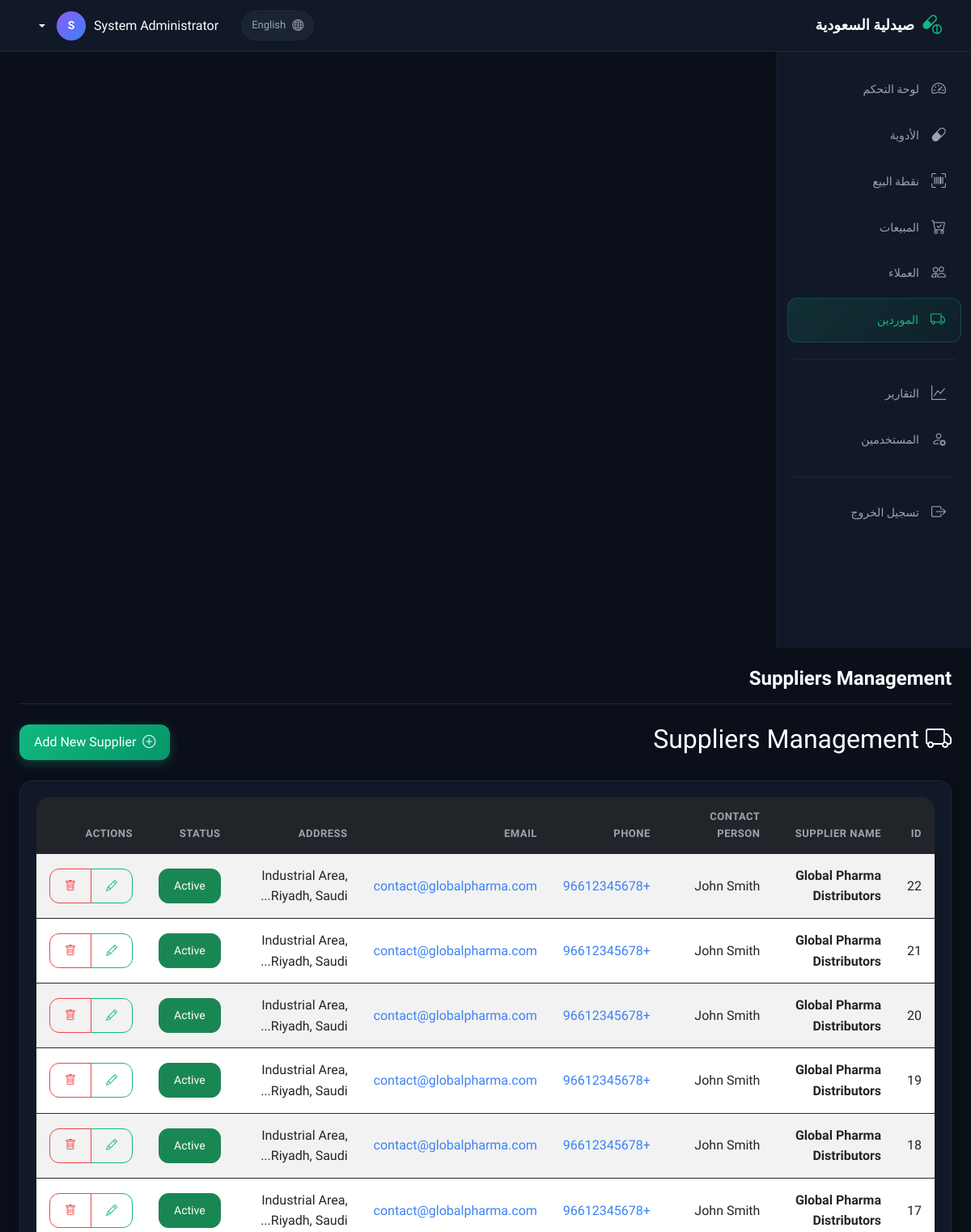
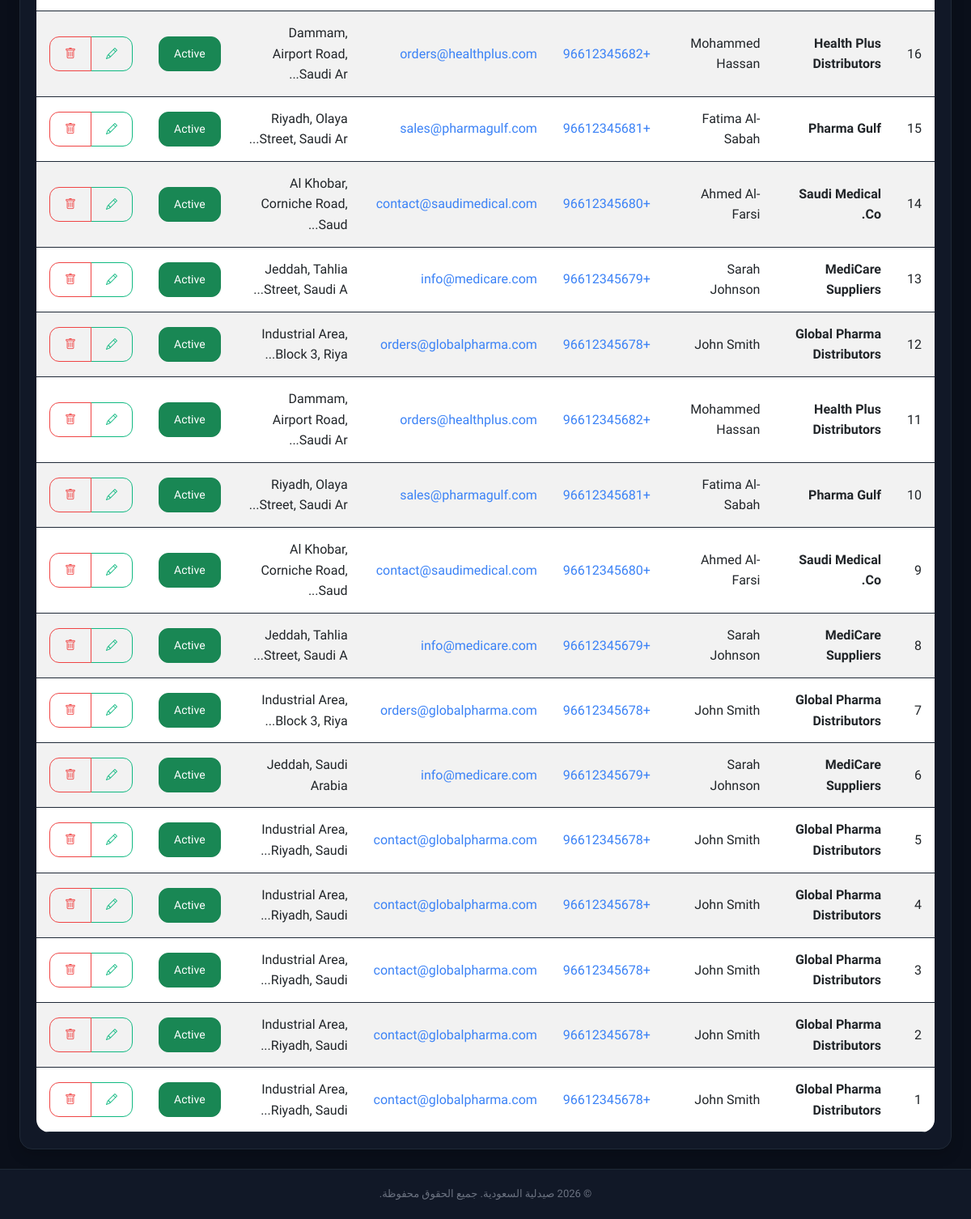
Screenshot of /modules/suppliers/index.php (signed in) with the database file from the repository (2 pictures, top to bottom).
### tables this page shows
CREATE TABLE `suppliers` (
  `supplier_id` int(11) NOT NULL,
  `supplier_name` varchar(100) NOT NULL,
  `contact_person` varchar(100) DEFAULT NULL,
  `phone` varchar(20) DEFAULT NULL,
  `email` varchar(100) DEFAULT NULL,
  `address` text DEFAULT NULL,
  `is_active` tinyint(1) DEFAULT 1,
  `created_at` timestamp NOT NULL DEFAULT current_timestamp()
);

### modules/suppliers/index.php (the view, shortened to what this page needs)
<?php
$database = new Database();
$db = $database->getConnection();
$query = "SELECT * FROM suppliers ORDER BY supplier_id DESC";
$stmt = $db->prepare($query);
$stmt->execute();
$suppliers = $stmt->fetchAll(PDO::FETCH_ASSOC);
?>
<?php include '../../includes/header.php'; ?>
<div class="d-flex justify-content-between align-items-center mb-4">
    <h2><i class="bi bi-truck"></i> Suppliers Management</h2>
    <a href="add.php" class="btn btn-primary">
        <i class="bi bi-plus-circle"></i> Add New Supplier
    </a>
</div>
<div class="card shadow">
    <div class="card-body">
        <div class="table-responsive">
            <table class="table table-striped table-hover">
                <thead class="table-dark">
                    <tr>
                        <th>ID</th>
                        <th>Supplier Name</th>
                        <th>Contact Person</th>
                        <th>Phone</th>
                        <th>Email</th>
                        <th>Address</th>
                        <th>Status</th>
                        <th>Actions</th>
                    </tr>
                </thead>
                <tbody>
                    <?php if (empty($suppliers)): ?>
                        <tr>
                            <td colspan="8" class="text-center text-muted py-4">
                                <i class="bi bi-truck display-4 d-block mb-2"></i>
                                No suppliers found. <a href="add.php">Add your first supplier</a>.
                            </td>
                        </tr>
                    <?php else: ?>
                        <?php foreach ($suppliers as $supplier): ?>
                            <tr>
                                <td><?php echo $supplier['supplier_id']; ?></td>
                                <td>
                                    <strong><?php echo $supplier['supplier_name']; ?></strong>
                                </td>
                                <td>
                                    <?php echo $supplier['contact_person'] ?: '<span class="text-muted">-</span>'; ?>
                                </td>
                                <td>
                                    <?php if ($supplier['phone']): ?>
                                        <a href="tel:<?php echo $supplier['phone']; ?>" class="text-decoration-none">
                                            <?php echo $supplier['phone']; ?>
                                        </a>
                                    <?php else: ?>
                                        <span class="text-muted">-</span>
                                    <?php endif; ?>
                                </td>
                                <td>
                                    <?php if ($supplier['email']): ?>
                                        <a href="mailto:<?php echo $supplier['email']; ?>" class="text-decoration-none">
                                            <?php echo $supplier['email']; ?>
                                        </a>
                                    <?php else: ?>
                                        <span class="text-muted">-</span>
                                    <?php endif; ?>
                                </td>
                                <td>
                                    <?php if ($supplier['address']): ?>
                                        <span title="<?php echo $supplier['address']; ?>">
                                            <?php echo strlen($supplier['address']) > 30 ?
                                                substr($supplier['address'], 0, 30) . '...' :
                                                $supplier['address']; ?>
                                        </span>
                                    <?php else: ?>
                                        <span class="text-muted">-</span>
                                    <?php endif; ?>
                                </td>
                                <td>
                                    <form method="POST" class="d-inline">
                                        <button type="submit" name="toggle_status"
                                            class="btn btn-sm <?php echo $supplier['is_active'] ? 'btn-success' : 'btn-secondary'; ?>">
                                            <?php echo $supplier['is_active'] ? 'Active' : 'Inactive'; ?>
                                        </button>
                                    </form>
                                </td>
                                <td>
                                    <div class="btn-group btn-group-sm">
                                        <a href="edit.php?id=<?php echo $supplier['supplier_id']; ?>"
                                            class="btn btn-outline-primary" title="Edit">
                                            <i class="bi bi-pencil"></i>
                                        </a>
                                        <button type="button" class="btn btn-outline-danger"
                                            data-bs-toggle="modal"
                                            data-bs-target="#deleteModal<?php echo $supplier['supplier_id']; ?>"
                                            title="Delete">
                                            <i class="bi bi-trash"></i>
                                        </button>
                                    </div>
                                </td>
                            </tr>
                        <?php endforeach; ?>
                    <?php endif; ?>
                </tbody>
            </table>
        </div>
    </div>
</div>
<?php include '../../includes/footer.php'; ?>

### assets/css/style.css (style rules this page uses)
:root { --bg-primary: #0a0f1a; --bg-secondary: #111827; --bg-tertiary: #1a2332; --bg-hover: #242d3d; --border-color: #1f2937; --border-light: #374151; --text-primary: #ffffff; --text-secondary: #9ca3af; --text-muted: #6b7280; --accent-green: #10b981; --accent-green-hover: #059669; --accent-blue: #3b82f6; --accent-yellow: #f59e0b; --accent-red: #ef4444; --accent-purple: #8b5cf6; --sidebar-width: 240px; --navbar-height: 64px; --radius-sm: 8px; --radius-md: 12px; --radius-lg: 16px; --shadow-sm: 0 1px 2px rgba(0, 0, 0, 0.3); --shadow-md: 0 4px 12px rgba(0, 0, 0, 0.3); --shadow-lg: 0 10px 30px rgba(0, 0, 0, 0.4); }
* { margin: 0; padding: 0; box-sizing: border-box; }
body { font-family: 'Tajawal', -apple-system, BlinkMacSystemFont, 'Segoe UI', sans-serif; background: var(--bg-primary); color: var(--text-primary); min-height: 100vh; line-height: 1.6; }
a { color: var(--accent-blue); text-decoration: none; transition: color 0.2s; }
.card { background: var(--bg-secondary); border: 1px solid var(--border-color); border-radius: var(--radius-lg); box-shadow: var(--shadow-sm); overflow: hidden; }
.card-body { padding: 20px; }
.btn { border-radius: var(--radius-md); font-weight: 500; padding: 10px 18px; transition: all 0.2s; display: inline-flex; align-items: center; gap: 8px; }
.btn-primary { background: linear-gradient(135deg, var(--accent-green), var(--accent-green-hover)); border: none; color: white; box-shadow: 0 4px 14px rgba(16, 185, 129, 0.3); }
.btn-outline-primary { border: 1px solid var(--accent-green); color: var(--accent-green); background: transparent; }
.btn-outline-danger { border: 1px solid var(--accent-red); color: var(--accent-red); background: transparent; }
.table { color: var(--text-primary); margin: 0; }
.table thead { background: linear-gradient(90deg, var(--bg-tertiary), var(--bg-secondary)); }
.table thead th { font-weight: 600; font-size: 13px; color: var(--text-secondary); text-transform: uppercase; letter-spacing: 0.5px; padding: 14px 16px; border: none; }
.table tbody td { padding: 14px 16px; border-bottom: 1px solid var(--border-color); vertical-align: middle; }
.table-responsive { border-radius: var(--radius-lg); overflow: hidden; }

### rows the page displays
suppliers: supplier_id "22", supplier_name "Global Pharma Distributors", contact_person "John Smith", phone "+96612345678", email "contact@globalpharma.com", address "Industrial Area, Riyadh, Saudi", is_active "Active"
suppliers: supplier_id "21", supplier_name "Global Pharma Distributors", contact_person "John Smith", phone "+96612345678", email "contact@globalpharma.com", address "Industrial Area, Riyadh, Saudi", is_active "Active"
suppliers: supplier_id "20", supplier_name "Global Pharma Distributors", contact_person "John Smith", phone "+96612345678", email "contact@globalpharma.com", address "Industrial Area, Riyadh, Saudi", is_active "Active"
suppliers: supplier_id "19", supplier_name "Global Pharma Distributors", contact_person "John Smith", phone "+96612345678", email "contact@globalpharma.com", address "Industrial Area, Riyadh, Saudi", is_active "Active"
suppliers: supplier_id "18", supplier_name "Global Pharma Distributors", contact_person "John Smith", phone "+96612345678", email "contact@globalpharma.com", address "Industrial Area, Riyadh, Saudi", is_active "Active"
suppliers: supplier_id "17", supplier_name "Global Pharma Distributors", contact_person "John Smith", phone "+96612345678", email "contact@globalpharma.com", address "Industrial Area, Riyadh, Saudi", is_active "Active"
suppliers: supplier_id "16", supplier_name "Health Plus Distributors", contact_person "Mohammed Hassan", phone "+96612345682", email "orders@healthplus.com", address "Dammam, Airport Road, Saudi Ar", is_active "Active"
suppliers: supplier_id "15", supplier_name "Pharma Gulf", contact_person "Fatima Al-Sabah", phone "+96612345681", email "sales@pharmagulf.com", address "Riyadh, Olaya Street, Saudi Ar", is_active "Active"
suppliers: supplier_id "14", supplier_name "Saudi Medical Co.", contact_person "Ahmed Al-Farsi", phone "+96612345680", email "contact@saudimedical.com", address "Al Khobar, Corniche Road, Saud", is_active "Active"
suppliers: supplier_id "13", supplier_name "MediCare Suppliers", contact_person "Sarah Johnson", phone "+96612345679", email "info@medicare.com", address "Jeddah, Tahlia Street, Saudi A", is_active "Active"
suppliers: supplier_id "12", supplier_name "Global Pharma Distributors", contact_person "John Smith", phone "+96612345678", email "orders@globalpharma.com", address "Industrial Area, Block 3, Riya", is_active "Active"
suppliers: supplier_id "11", supplier_name "Health Plus Distributors", contact_person "Mohammed Hassan", phone "+96612345682", email "orders@healthplus.com", address "Dammam, Airport Road, Saudi Ar", is_active "Active"
suppliers: supplier_id "10", supplier_name "Pharma Gulf", contact_person "Fatima Al-Sabah", phone "+96612345681", email "sales@pharmagulf.com", address "Riyadh, Olaya Street, Saudi Ar", is_active "Active"
suppliers: supplier_id "9", supplier_name "Saudi Medical Co.", contact_person "Ahmed Al-Farsi", phone "+96612345680", email "contact@saudimedical.com", address "Al Khobar, Corniche Road, Saud", is_active "Active"
suppliers: supplier_id "8", supplier_name "MediCare Suppliers", contact_person "Sarah Johnson", phone "+96612345679", email "info@medicare.com", address "Jeddah, Tahlia Street, Saudi A", is_active "Active"
suppliers: supplier_id "7", supplier_name "Global Pharma Distributors", contact_person "John Smith", phone "+96612345678", email "orders@globalpharma.com", address "Industrial Area, Block 3, Riya", is_active "Active"
suppliers: supplier_id "6", supplier_name "MediCare Suppliers", contact_person "Sarah Johnson", phone "+96612345679", email "info@medicare.com", address "Jeddah, Saudi Arabia", is_active "Active"
suppliers: supplier_id "5", supplier_name "Global Pharma Distributors", contact_person "John Smith", phone "+96612345678", email "contact@globalpharma.com", address "Industrial Area, Riyadh, Saudi", is_active "Active"
suppliers: supplier_id "4", supplier_name "Global Pharma Distributors", contact_person "John Smith", phone "+96612345678", email "contact@globalpharma.com", address "Industrial Area, Riyadh, Saudi", is_active "Active"
suppliers: supplier_id "3", supplier_name "Global Pharma Distributors", contact_person "John Smith", phone "+96612345678", email "contact@globalpharma.com", address "Industrial Area, Riyadh, Saudi", is_active "Active"
suppliers: supplier_id "2", supplier_name "Global Pharma Distributors", contact_person "John Smith", phone "+96612345678", email "contact@globalpharma.com", address "Industrial Area, Riyadh, Saudi", is_active "Active"
suppliers: supplier_id "1", supplier_name "Global Pharma Distributors", contact_person "John Smith", phone "+96612345678", email "contact@globalpharma.com", address "Industrial Area, Riyadh, Saudi", is_active "Active"

### other values shown
__('site_name') "صيدلية السعودية"
$other_lang_name "English"
$user_full_name "System Administrator"
mb_substr($user_full_name, 0, 1) "S"
__('nav_dashboard') "لوحة التحكم"
__('nav_medicines') "الأدوية"
__('nav_pos') "نقطة البيع"
__('nav_sales') "المبيعات"
__('nav_customers') "العملاء"
__('nav_suppliers') "الموردين"
__('nav_reports') "التقارير"
__('nav_users') "المستخدمين"
__('logout') "تسجيل الخروج"
$page_title "Suppliers Management"
__('all_rights_reserved') "جميع الحقوق محفوظة"
